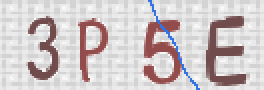
#> input picture Cha 10 -登录与验证码处理/captcha.jpg, 132 x 45 px (shown 2 times larger)
$ jupyter execute --allow-errors 'Cha 10 -登录与验证码处理.ipynb'
#> lines starting #> are read from the running program, lines starting #| are printed output that depends on the picture; after the words box and inside, x2 and y2 are one past the last pixel; in counts of white or black regions, pixels touching at a corner belong together
# 10.1处理登录表单

## 10.1.1	处理登录表单

[cell 1]
import requests
#> (the rest of this cell did not finish here and is left out)

## 10.1.2	处理cookies，让网页记得你的登录

[cell 2]
import requests
import http.cookiejar as cookielib

#> (a cell that did not finish here is left out)

[cell 4]
def isLogin():
    url = "http://www.santostang.com/wp-admin/profile.php"
    login_code = session.get(url, headers=headers, allow_redirects=False).status_code
    if login_code == 200:
        return True
    else:
        return False

#> (a cell that did not finish here is left out)

## 10.1.3	完整的登录代码

[cell 6]
import requests
import http.cookiejar as cookielib

#> (the rest of this cell did not finish here and is left out)

# 10.2验证码的处理

## 10.2.2	人工方法处理验证码

[cell 7]
# [10 lines left out: function get_si_code, not called in this run]

[cell 8]
# [14 lines left out: function get_captcha, not called in this run]

[cell 9]
# [14 lines left out: function register, not called in this run]

[cell 10]
import requests
import re
import os
from PIL import Image
#> (the rest of this cell did not finish here and is left out)

## 10.2.3	OCR处理验证码

[cell 11]
from PIL import Image
im = Image.open('captcha.jpg')
#> im is the input picture: PIL image 132x45 RGB; mean R, G, B 207.3, 198.8, 200
gray = im.convert('L')
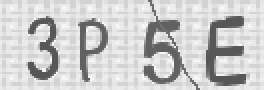
#> gray: PIL image 132x45 L (shown 2 times larger); min 87, max 252, mean 201.5
gray.show()

[cell 12]
gray.save("captcha_gray.jpg")

[cell 13]
threshold = 150
table = []
for i in range(256):
    if i < threshold:
        table.append(0)
    else:
        table.append(1)
out = gray.point(table, '1')
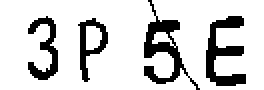
#> out: PIL image 132x45 1 (shown 2 times larger); 82.2% white; 4 black regions, box (x1, y1, x2, y2) and area: (72, 0, 100, 45) 350, (103, 8, 123, 43) 329, (14, 8, 29, 40) 205, (39, 9, 54, 41) 175
out.show()
out.save("captcha_thresholded.jpg")

[cell 14]
import pytesseract
th = Image.open('captcha_thresholded.jpg')
print(pytesseract.image_to_string(th))
#> (this line was passed over: pytesseract is not available in this run)
